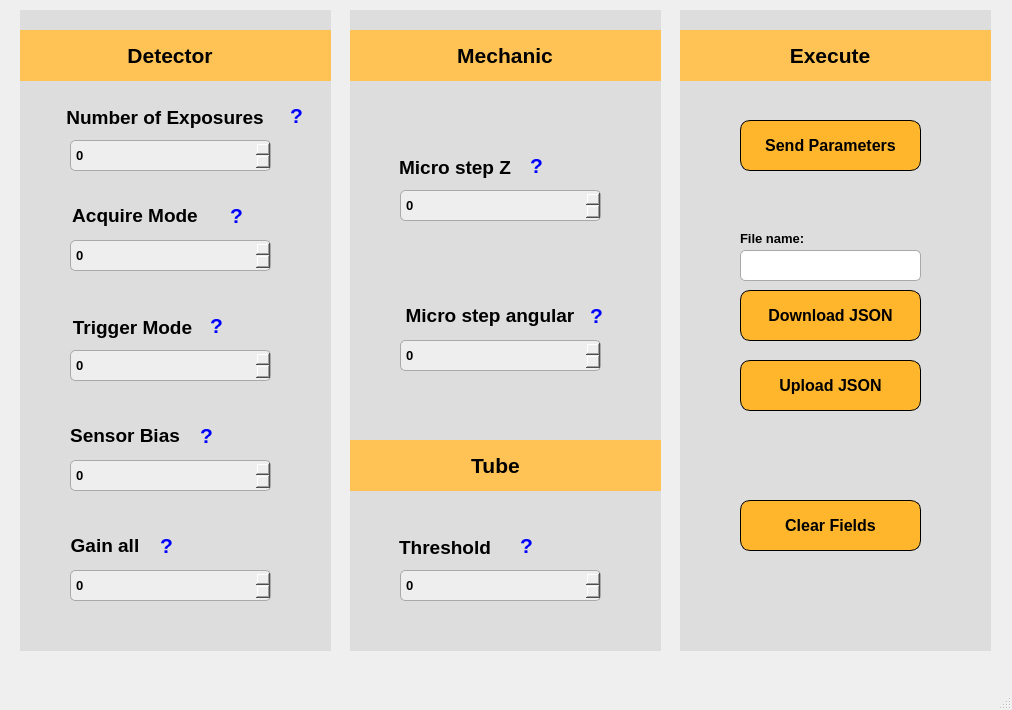
<?xml version="1.0" encoding="UTF-8"?>
<ui version="4.0">
 <class>MainWindow</class>
 <widget class="QMainWindow" name="MainWindow">
  <property name="geometry">
   <rect>
    <x>0</x>
    <y>0</y>
    <width>1012</width>
    <height>710</height>
   </rect>
  </property>
  <property name="windowTitle">
   <string>advanced_settings</string>
  </property>
  <widget class="QWidget" name="centralwidget">
   <widget class="QWidget" name="background3" native="true">
    <property name="geometry">
     <rect>
      <x>680</x>
      <y>10</y>
      <width>311</width>
      <height>641</height>
     </rect>
    </property>
    <property name="styleSheet">
     <string notr="true">background-color: rgb(221, 221, 221)</string>
    </property>
    <widget class="QWidget" name="execute_background" native="true">
     <property name="geometry">
      <rect>
       <x>0</x>
       <y>20</y>
       <width>311</width>
       <height>51</height>
      </rect>
     </property>
     <property name="layoutDirection">
      <enum>Qt::LeftToRight</enum>
     </property>
     <property name="autoFillBackground">
      <bool>false</bool>
     </property>
     <property name="styleSheet">
      <string notr="true">QWidget {
    background-color: #ffc355; /* cor de fundo amarela */
    /*border-radius: 10px;*/

}
</string>
     </property>
     <widget class="QLabel" name="execute_label">
      <property name="geometry">
       <rect>
        <x>100</x>
        <y>10</y>
        <width>100</width>
        <height>30</height>
       </rect>
      </property>
      <property name="minimumSize">
       <size>
        <width>100</width>
        <height>0</height>
       </size>
      </property>
      <property name="font">
       <font>
        <family>Segoe UI</family>
        <pointsize>16</pointsize>
        <weight>75</weight>
        <bold>true</bold>
       </font>
      </property>
      <property name="layoutDirection">
       <enum>Qt::LeftToRight</enum>
      </property>
      <property name="styleSheet">
       <string notr="true">QLabel {
    border: none;
}
</string>
      </property>
      <property name="text">
       <string>Execute</string>
      </property>
      <property name="alignment">
       <set>Qt::AlignCenter</set>
      </property>
      <property name="wordWrap">
       <bool>false</bool>
      </property>
     </widget>
    </widget>
    <widget class="QPushButton" name="send_parameters">
     <property name="geometry">
      <rect>
       <x>60</x>
       <y>110</y>
       <width>181</width>
       <height>51</height>
      </rect>
     </property>
     <property name="font">
      <font>
       <family>Segoe UI</family>
       <pointsize>12</pointsize>
       <weight>75</weight>
       <bold>true</bold>
      </font>
     </property>
     <property name="styleSheet">
      <string notr="true">QWidget {
    background-color: #FFB62D; /* cor de fundo amarela */
    border-radius: 10px; /* bordas arredondadas */
    border: 1px solid black; /* borda sólida preta */
}
</string>
     </property>
     <property name="text">
      <string>Send Parameters</string>
     </property>
    </widget>
    <widget class="QPushButton" name="download_json">
     <property name="geometry">
      <rect>
       <x>60</x>
       <y>280</y>
       <width>181</width>
       <height>51</height>
      </rect>
     </property>
     <property name="font">
      <font>
       <family>Segoe UI</family>
       <pointsize>12</pointsize>
       <weight>75</weight>
       <bold>true</bold>
      </font>
     </property>
     <property name="styleSheet">
      <string notr="true">QWidget {
    background-color: #FFB62D; /* cor de fundo amarela */
    border-radius: 10px; /* bordas arredondadas */
    border: 1px solid black; /* borda sólida preta */
}
</string>
     </property>
     <property name="text">
      <string>Download JSON</string>
     </property>
    </widget>
    <widget class="QPushButton" name="upload_json">
     <property name="geometry">
      <rect>
       <x>60</x>
       <y>350</y>
       <width>181</width>
       <height>51</height>
      </rect>
     </property>
     <property name="font">
      <font>
       <family>Segoe UI</family>
       <pointsize>12</pointsize>
       <weight>75</weight>
       <bold>true</bold>
      </font>
     </property>
     <property name="styleSheet">
      <string notr="true">QWidget {
    background-color: #FFB62D; /* cor de fundo amarela */
    border-radius: 10px; /* bordas arredondadas */
    border: 1px solid black; /* borda sólida preta */
}
</string>
     </property>
     <property name="text">
      <string>Upload JSON</string>
     </property>
    </widget>
    <widget class="QPushButton" name="clear_fields">
     <property name="geometry">
      <rect>
       <x>60</x>
       <y>490</y>
       <width>181</width>
       <height>51</height>
      </rect>
     </property>
     <property name="font">
      <font>
       <family>Segoe UI</family>
       <pointsize>12</pointsize>
       <weight>75</weight>
       <bold>true</bold>
      </font>
     </property>
     <property name="styleSheet">
      <string notr="true">QWidget {
    background-color: #FFB62D; /* cor de fundo amarela */
    border-radius: 10px; /* bordas arredondadas */
    border: 1px solid black; /* borda sólida preta */
}
</string>
     </property>
     <property name="text">
      <string>Clear Fields</string>
     </property>
    </widget>
    <widget class="QLabel" name="file_name">
     <property name="geometry">
      <rect>
       <x>60</x>
       <y>220</y>
       <width>90</width>
       <height>16</height>
      </rect>
     </property>
     <property name="minimumSize">
      <size>
       <width>90</width>
       <height>0</height>
      </size>
     </property>
     <property name="font">
      <font>
       <family>Segoe UI</family>
       <pointsize>10</pointsize>
       <weight>75</weight>
       <bold>true</bold>
      </font>
     </property>
     <property name="text">
      <string>File name:</string>
     </property>
    </widget>
    <widget class="QLineEdit" name="file_name_input">
     <property name="geometry">
      <rect>
       <x>60</x>
       <y>240</y>
       <width>181</width>
       <height>31</height>
      </rect>
     </property>
     <property name="styleSheet">
      <string notr="true">QLineEdit {
    background-color: white; /* Define o fundo como branco */
    border: 1px solid #a9a9a9; /* Define uma borda sólida com cor cinza */
    border-radius: 5px; /* Cantos arredondados com raio de 5px */
    padding: 1px 3px; /* Espaçamento interno para o texto não tocar a borda */
}
</string>
     </property>
    </widget>
   </widget>
   <widget class="QWidget" name="background1" native="true">
    <property name="geometry">
     <rect>
      <x>20</x>
      <y>10</y>
      <width>311</width>
      <height>641</height>
     </rect>
    </property>
    <property name="font">
     <font>
      <family>Segoe UI</family>
      <weight>75</weight>
      <bold>true</bold>
     </font>
    </property>
    <property name="styleSheet">
     <string notr="true">background-color: rgb(221, 221, 221)</string>
    </property>
    <widget class="QWidget" name="detector_background" native="true">
     <property name="geometry">
      <rect>
       <x>0</x>
       <y>20</y>
       <width>311</width>
       <height>51</height>
      </rect>
     </property>
     <property name="layoutDirection">
      <enum>Qt::LeftToRight</enum>
     </property>
     <property name="autoFillBackground">
      <bool>false</bool>
     </property>
     <property name="styleSheet">
      <string notr="true">QWidget {
    background-color: #ffc355; /* cor de fundo amarela */
    /*border-radius: 10px;*/

}
</string>
     </property>
     <widget class="QLabel" name="detector_label">
      <property name="geometry">
       <rect>
        <x>90</x>
        <y>10</y>
        <width>120</width>
        <height>30</height>
       </rect>
      </property>
      <property name="minimumSize">
       <size>
        <width>120</width>
        <height>0</height>
       </size>
      </property>
      <property name="font">
       <font>
        <family>Segoe UI</family>
        <pointsize>16</pointsize>
        <weight>75</weight>
        <bold>true</bold>
       </font>
      </property>
      <property name="layoutDirection">
       <enum>Qt::LeftToRight</enum>
      </property>
      <property name="styleSheet">
       <string notr="true">QLabel {
    border: none;
}
</string>
      </property>
      <property name="text">
       <string>Detector</string>
      </property>
      <property name="alignment">
       <set>Qt::AlignCenter</set>
      </property>
      <property name="wordWrap">
       <bool>false</bool>
      </property>
     </widget>
    </widget>
    <widget class="QLabel" name="number_of_exposures">
     <property name="geometry">
      <rect>
       <x>30</x>
       <y>90</y>
       <width>230</width>
       <height>35</height>
      </rect>
     </property>
     <property name="minimumSize">
      <size>
       <width>230</width>
       <height>35</height>
      </size>
     </property>
     <property name="font">
      <font>
       <family>Segoe UI</family>
       <pointsize>14</pointsize>
       <weight>75</weight>
       <bold>true</bold>
      </font>
     </property>
     <property name="layoutDirection">
      <enum>Qt::LeftToRight</enum>
     </property>
     <property name="styleSheet">
      <string notr="true">QLabel {
    border: none;
}
</string>
     </property>
     <property name="text">
      <string>Number of Exposures</string>
     </property>
     <property name="alignment">
      <set>Qt::AlignCenter</set>
     </property>
     <property name="wordWrap">
      <bool>false</bool>
     </property>
    </widget>
    <widget class="QLabel" name="acquire_mode">
     <property name="geometry">
      <rect>
       <x>40</x>
       <y>190</y>
       <width>150</width>
       <height>30</height>
      </rect>
     </property>
     <property name="minimumSize">
      <size>
       <width>150</width>
       <height>30</height>
      </size>
     </property>
     <property name="font">
      <font>
       <family>Segoe UI</family>
       <pointsize>14</pointsize>
       <weight>75</weight>
       <bold>true</bold>
      </font>
     </property>
     <property name="layoutDirection">
      <enum>Qt::LeftToRight</enum>
     </property>
     <property name="styleSheet">
      <string notr="true">QLabel {
    border: none;
}
</string>
     </property>
     <property name="text">
      <string>Acquire Mode</string>
     </property>
     <property name="alignment">
      <set>Qt::AlignCenter</set>
     </property>
     <property name="wordWrap">
      <bool>false</bool>
     </property>
    </widget>
    <widget class="QLabel" name="trigger_mode">
     <property name="geometry">
      <rect>
       <x>40</x>
       <y>300</y>
       <width>145</width>
       <height>35</height>
      </rect>
     </property>
     <property name="minimumSize">
      <size>
       <width>145</width>
       <height>35</height>
      </size>
     </property>
     <property name="font">
      <font>
       <family>Segoe UI</family>
       <pointsize>14</pointsize>
       <weight>75</weight>
       <bold>true</bold>
      </font>
     </property>
     <property name="layoutDirection">
      <enum>Qt::LeftToRight</enum>
     </property>
     <property name="styleSheet">
      <string notr="true">QLabel {
    border: none;
}
</string>
     </property>
     <property name="text">
      <string>Trigger Mode</string>
     </property>
     <property name="alignment">
      <set>Qt::AlignCenter</set>
     </property>
     <property name="wordWrap">
      <bool>false</bool>
     </property>
    </widget>
    <widget class="QLabel" name="sensor_bias">
     <property name="geometry">
      <rect>
       <x>40</x>
       <y>410</y>
       <width>130</width>
       <height>30</height>
      </rect>
     </property>
     <property name="minimumSize">
      <size>
       <width>130</width>
       <height>30</height>
      </size>
     </property>
     <property name="font">
      <font>
       <family>Segoe UI</family>
       <pointsize>14</pointsize>
       <weight>75</weight>
       <bold>true</bold>
      </font>
     </property>
     <property name="layoutDirection">
      <enum>Qt::LeftToRight</enum>
     </property>
     <property name="styleSheet">
      <string notr="true">QLabel {
    border: none;
}
</string>
     </property>
     <property name="text">
      <string>Sensor Bias</string>
     </property>
     <property name="alignment">
      <set>Qt::AlignCenter</set>
     </property>
     <property name="wordWrap">
      <bool>false</bool>
     </property>
    </widget>
    <widget class="QSpinBox" name="input_box1">
     <property name="geometry">
      <rect>
       <x>50</x>
       <y>130</y>
       <width>201</width>
       <height>31</height>
      </rect>
     </property>
     <property name="font">
      <font>
       <family>Segoe UI</family>
       <pointsize>10</pointsize>
       <weight>75</weight>
       <bold>true</bold>
      </font>
     </property>
     <property name="styleSheet">
      <string notr="true">QSpinBox {
    background-color: rgb(238, 238, 238);
    border: 1px solid #a9a9a9;
    border-radius: 5px; 
    padding: 1px 3px; 
}


</string>
     </property>
     <property name="minimum">
      <number>-999999999</number>
     </property>
     <property name="maximum">
      <number>999999999</number>
     </property>
    </widget>
    <widget class="QSpinBox" name="input_box2">
     <property name="geometry">
      <rect>
       <x>50</x>
       <y>230</y>
       <width>201</width>
       <height>31</height>
      </rect>
     </property>
     <property name="font">
      <font>
       <family>Segoe UI</family>
       <pointsize>10</pointsize>
       <weight>75</weight>
       <bold>true</bold>
      </font>
     </property>
     <property name="styleSheet">
      <string notr="true">QSpinBox {
    background-color: rgb(238, 238, 238);
    border: 1px solid #a9a9a9;
    border-radius: 5px; 
    padding: 1px 3px; 
}


</string>
     </property>
     <property name="minimum">
      <number>-999999999</number>
     </property>
     <property name="maximum">
      <number>999999999</number>
     </property>
    </widget>
    <widget class="QSpinBox" name="input_box3">
     <property name="geometry">
      <rect>
       <x>50</x>
       <y>340</y>
       <width>201</width>
       <height>31</height>
      </rect>
     </property>
     <property name="font">
      <font>
       <family>Segoe UI</family>
       <pointsize>10</pointsize>
       <weight>75</weight>
       <bold>true</bold>
      </font>
     </property>
     <property name="styleSheet">
      <string notr="true">QSpinBox {
    background-color: rgb(238, 238, 238);
    border: 1px solid #a9a9a9;
    border-radius: 5px; 
    padding: 1px 3px; 
}


</string>
     </property>
     <property name="minimum">
      <number>-999999999</number>
     </property>
     <property name="maximum">
      <number>999999999</number>
     </property>
    </widget>
    <widget class="QSpinBox" name="input_box4">
     <property name="geometry">
      <rect>
       <x>50</x>
       <y>450</y>
       <width>201</width>
       <height>31</height>
      </rect>
     </property>
     <property name="font">
      <font>
       <family>Segoe UI</family>
       <pointsize>10</pointsize>
       <weight>75</weight>
       <bold>true</bold>
      </font>
     </property>
     <property name="styleSheet">
      <string notr="true">QSpinBox {
    background-color: rgb(238, 238, 238);
    border: 1px solid #a9a9a9;
    border-radius: 5px; 
    padding: 1px 3px; 
}


</string>
     </property>
     <property name="minimum">
      <number>-999999999</number>
     </property>
     <property name="maximum">
      <number>999999999</number>
     </property>
    </widget>
    <widget class="QSpinBox" name="input_box5">
     <property name="geometry">
      <rect>
       <x>50</x>
       <y>560</y>
       <width>201</width>
       <height>31</height>
      </rect>
     </property>
     <property name="font">
      <font>
       <family>Segoe UI</family>
       <pointsize>10</pointsize>
       <weight>75</weight>
       <bold>true</bold>
      </font>
     </property>
     <property name="styleSheet">
      <string notr="true">QSpinBox {
    background-color: rgb(238, 238, 238);
    border: 1px solid #a9a9a9;
    border-radius: 5px; 
    padding: 1px 3px; 
}


</string>
     </property>
     <property name="minimum">
      <number>-999999999</number>
     </property>
     <property name="maximum">
      <number>999999999</number>
     </property>
    </widget>
    <widget class="QLabel" name="gain_all">
     <property name="geometry">
      <rect>
       <x>40</x>
       <y>520</y>
       <width>90</width>
       <height>30</height>
      </rect>
     </property>
     <property name="minimumSize">
      <size>
       <width>90</width>
       <height>30</height>
      </size>
     </property>
     <property name="font">
      <font>
       <family>Segoe UI</family>
       <pointsize>14</pointsize>
       <weight>75</weight>
       <bold>true</bold>
      </font>
     </property>
     <property name="layoutDirection">
      <enum>Qt::LeftToRight</enum>
     </property>
     <property name="styleSheet">
      <string notr="true">QLabel {
    border: none;
}
</string>
     </property>
     <property name="text">
      <string>Gain all</string>
     </property>
     <property name="alignment">
      <set>Qt::AlignCenter</set>
     </property>
     <property name="wordWrap">
      <bool>false</bool>
     </property>
    </widget>
    <widget class="QLabel" name="label_gain_all">
     <property name="geometry">
      <rect>
       <x>140</x>
       <y>520</y>
       <width>16</width>
       <height>31</height>
      </rect>
     </property>
     <property name="font">
      <font>
       <family>Segoe UI</family>
       <pointsize>16</pointsize>
       <weight>75</weight>
       <bold>true</bold>
      </font>
     </property>
     <property name="styleSheet">
      <string notr="true">  color: blue; </string>
     </property>
     <property name="text">
      <string>?</string>
     </property>
    </widget>
    <widget class="QLabel" name="label_sensor_bias">
     <property name="geometry">
      <rect>
       <x>180</x>
       <y>410</y>
       <width>16</width>
       <height>31</height>
      </rect>
     </property>
     <property name="font">
      <font>
       <family>Segoe UI</family>
       <pointsize>16</pointsize>
       <weight>75</weight>
       <bold>true</bold>
      </font>
     </property>
     <property name="styleSheet">
      <string notr="true">  color: blue; </string>
     </property>
     <property name="text">
      <string>?</string>
     </property>
    </widget>
    <widget class="QLabel" name="label_trigger_mode">
     <property name="geometry">
      <rect>
       <x>190</x>
       <y>300</y>
       <width>16</width>
       <height>31</height>
      </rect>
     </property>
     <property name="font">
      <font>
       <family>Segoe UI</family>
       <pointsize>16</pointsize>
       <weight>75</weight>
       <bold>true</bold>
      </font>
     </property>
     <property name="styleSheet">
      <string notr="true">  color: blue; </string>
     </property>
     <property name="text">
      <string>?</string>
     </property>
    </widget>
    <widget class="QLabel" name="label_acquire_mode">
     <property name="geometry">
      <rect>
       <x>210</x>
       <y>190</y>
       <width>21</width>
       <height>30</height>
      </rect>
     </property>
     <property name="font">
      <font>
       <family>Segoe UI</family>
       <pointsize>16</pointsize>
       <weight>75</weight>
       <bold>true</bold>
      </font>
     </property>
     <property name="styleSheet">
      <string notr="true">  color: blue; </string>
     </property>
     <property name="text">
      <string>?</string>
     </property>
    </widget>
    <widget class="QLabel" name="label_number_of_exposures">
     <property name="geometry">
      <rect>
       <x>270</x>
       <y>90</y>
       <width>16</width>
       <height>31</height>
      </rect>
     </property>
     <property name="font">
      <font>
       <family>Segoe UI</family>
       <pointsize>16</pointsize>
       <weight>75</weight>
       <bold>true</bold>
      </font>
     </property>
     <property name="styleSheet">
      <string notr="true">  color: blue; </string>
     </property>
     <property name="text">
      <string>?</string>
     </property>
    </widget>
   </widget>
   <widget class="QWidget" name="background2" native="true">
    <property name="geometry">
     <rect>
      <x>350</x>
      <y>10</y>
      <width>311</width>
      <height>641</height>
     </rect>
    </property>
    <property name="styleSheet">
     <string notr="true">background-color: rgb(221, 221, 221)</string>
    </property>
    <widget class="QWidget" name="mechanic_background" native="true">
     <property name="geometry">
      <rect>
       <x>0</x>
       <y>20</y>
       <width>311</width>
       <height>51</height>
      </rect>
     </property>
     <property name="layoutDirection">
      <enum>Qt::LeftToRight</enum>
     </property>
     <property name="autoFillBackground">
      <bool>false</bool>
     </property>
     <property name="styleSheet">
      <string notr="true">QWidget {
    background-color: #ffc355; /* cor de fundo amarela */
    /*border-radius: 10px;*/

}
</string>
     </property>
     <widget class="QLabel" name="mechanic_label">
      <property name="geometry">
       <rect>
        <x>90</x>
        <y>10</y>
        <width>130</width>
        <height>30</height>
       </rect>
      </property>
      <property name="minimumSize">
       <size>
        <width>130</width>
        <height>0</height>
       </size>
      </property>
      <property name="font">
       <font>
        <family>Segoe UI</family>
        <pointsize>16</pointsize>
        <weight>75</weight>
        <bold>true</bold>
       </font>
      </property>
      <property name="layoutDirection">
       <enum>Qt::LeftToRight</enum>
      </property>
      <property name="styleSheet">
       <string notr="true">QLabel {
    border: none;
}
</string>
      </property>
      <property name="text">
       <string>Mechanic</string>
      </property>
      <property name="alignment">
       <set>Qt::AlignCenter</set>
      </property>
      <property name="wordWrap">
       <bool>false</bool>
      </property>
     </widget>
    </widget>
    <widget class="QWidget" name="tube_background" native="true">
     <property name="geometry">
      <rect>
       <x>0</x>
       <y>430</y>
       <width>311</width>
       <height>51</height>
      </rect>
     </property>
     <property name="layoutDirection">
      <enum>Qt::LeftToRight</enum>
     </property>
     <property name="autoFillBackground">
      <bool>false</bool>
     </property>
     <property name="styleSheet">
      <string notr="true">QWidget {
    background-color: #ffc355; /* cor de fundo amarela */
    /*border-radius: 10px;*/

}
</string>
     </property>
     <widget class="QLabel" name="tube_label">
      <property name="geometry">
       <rect>
        <x>100</x>
        <y>10</y>
        <width>91</width>
        <height>30</height>
       </rect>
      </property>
      <property name="font">
       <font>
        <family>Segoe UI</family>
        <pointsize>16</pointsize>
        <weight>75</weight>
        <bold>true</bold>
       </font>
      </property>
      <property name="layoutDirection">
       <enum>Qt::LeftToRight</enum>
      </property>
      <property name="styleSheet">
       <string notr="true">QLabel {
    border: none;
}
</string>
      </property>
      <property name="text">
       <string>Tube</string>
      </property>
      <property name="alignment">
       <set>Qt::AlignCenter</set>
      </property>
      <property name="wordWrap">
       <bool>false</bool>
      </property>
     </widget>
    </widget>
    <widget class="QSpinBox" name="input_box6">
     <property name="geometry">
      <rect>
       <x>50</x>
       <y>180</y>
       <width>201</width>
       <height>31</height>
      </rect>
     </property>
     <property name="font">
      <font>
       <family>Segoe UI</family>
       <pointsize>10</pointsize>
       <weight>75</weight>
       <bold>true</bold>
      </font>
     </property>
     <property name="styleSheet">
      <string notr="true">QSpinBox {
    background-color: rgb(238, 238, 238);
    border: 1px solid #a9a9a9;
    border-radius: 5px; 
    padding: 1px 3px; 
}


</string>
     </property>
     <property name="minimum">
      <number>-999999999</number>
     </property>
     <property name="maximum">
      <number>999999999</number>
     </property>
    </widget>
    <widget class="QLabel" name="micro_step_z">
     <property name="geometry">
      <rect>
       <x>40</x>
       <y>140</y>
       <width>130</width>
       <height>35</height>
      </rect>
     </property>
     <property name="minimumSize">
      <size>
       <width>130</width>
       <height>35</height>
      </size>
     </property>
     <property name="font">
      <font>
       <family>Segoe UI</family>
       <pointsize>14</pointsize>
       <weight>75</weight>
       <bold>true</bold>
      </font>
     </property>
     <property name="layoutDirection">
      <enum>Qt::LeftToRight</enum>
     </property>
     <property name="styleSheet">
      <string notr="true">QLabel {
    border: none;
}
</string>
     </property>
     <property name="text">
      <string>Micro step Z</string>
     </property>
     <property name="alignment">
      <set>Qt::AlignCenter</set>
     </property>
     <property name="wordWrap">
      <bool>false</bool>
     </property>
    </widget>
    <widget class="QLabel" name="micro_step_angular">
     <property name="geometry">
      <rect>
       <x>40</x>
       <y>290</y>
       <width>200</width>
       <height>30</height>
      </rect>
     </property>
     <property name="minimumSize">
      <size>
       <width>200</width>
       <height>30</height>
      </size>
     </property>
     <property name="font">
      <font>
       <family>Segoe UI</family>
       <pointsize>14</pointsize>
       <weight>75</weight>
       <bold>true</bold>
      </font>
     </property>
     <property name="layoutDirection">
      <enum>Qt::LeftToRight</enum>
     </property>
     <property name="styleSheet">
      <string notr="true">QLabel {
    border: none;
}
</string>
     </property>
     <property name="text">
      <string>Micro step angular</string>
     </property>
     <property name="alignment">
      <set>Qt::AlignCenter</set>
     </property>
     <property name="wordWrap">
      <bool>false</bool>
     </property>
    </widget>
    <widget class="QSpinBox" name="input_box7">
     <property name="geometry">
      <rect>
       <x>50</x>
       <y>330</y>
       <width>201</width>
       <height>31</height>
      </rect>
     </property>
     <property name="font">
      <font>
       <family>Segoe UI</family>
       <pointsize>10</pointsize>
       <weight>75</weight>
       <bold>true</bold>
      </font>
     </property>
     <property name="styleSheet">
      <string notr="true">QSpinBox {
    background-color: rgb(238, 238, 238);
    border: 1px solid #a9a9a9;
    border-radius: 5px; 
    padding: 1px 3px; 
}


</string>
     </property>
     <property name="minimum">
      <number>-999999999</number>
     </property>
     <property name="maximum">
      <number>999999999</number>
     </property>
    </widget>
    <widget class="QLabel" name="threshold">
     <property name="geometry">
      <rect>
       <x>40</x>
       <y>520</y>
       <width>110</width>
       <height>35</height>
      </rect>
     </property>
     <property name="minimumSize">
      <size>
       <width>110</width>
       <height>35</height>
      </size>
     </property>
     <property name="font">
      <font>
       <family>Segoe UI</family>
       <pointsize>14</pointsize>
       <weight>75</weight>
       <bold>true</bold>
      </font>
     </property>
     <property name="layoutDirection">
      <enum>Qt::LeftToRight</enum>
     </property>
     <property name="styleSheet">
      <string notr="true">QLabel {
    border: none;
}
</string>
     </property>
     <property name="text">
      <string>Threshold</string>
     </property>
     <property name="alignment">
      <set>Qt::AlignCenter</set>
     </property>
     <property name="wordWrap">
      <bool>false</bool>
     </property>
    </widget>
    <widget class="QSpinBox" name="input_box8">
     <property name="geometry">
      <rect>
       <x>50</x>
       <y>560</y>
       <width>201</width>
       <height>31</height>
      </rect>
     </property>
     <property name="font">
      <font>
       <family>Segoe UI</family>
       <pointsize>10</pointsize>
       <weight>75</weight>
       <bold>true</bold>
      </font>
     </property>
     <property name="styleSheet">
      <string notr="true">QSpinBox {
    background-color: rgb(238, 238, 238);
    border: 1px solid #a9a9a9;
    border-radius: 5px; 
    padding: 1px 3px; 
}


</string>
     </property>
     <property name="minimum">
      <number>-999999999</number>
     </property>
     <property name="maximum">
      <number>999999999</number>
     </property>
    </widget>
    <widget class="QLabel" name="label_micro_step_z">
     <property name="geometry">
      <rect>
       <x>180</x>
       <y>140</y>
       <width>16</width>
       <height>31</height>
      </rect>
     </property>
     <property name="font">
      <font>
       <family>Segoe UI</family>
       <pointsize>16</pointsize>
       <weight>75</weight>
       <bold>true</bold>
      </font>
     </property>
     <property name="styleSheet">
      <string notr="true">  color: blue; </string>
     </property>
     <property name="text">
      <string>?</string>
     </property>
    </widget>
    <widget class="QLabel" name="label__micro_step_angular">
     <property name="geometry">
      <rect>
       <x>240</x>
       <y>290</y>
       <width>20</width>
       <height>31</height>
      </rect>
     </property>
     <property name="font">
      <font>
       <family>Segoe UI</family>
       <pointsize>16</pointsize>
       <weight>75</weight>
       <bold>true</bold>
      </font>
     </property>
     <property name="styleSheet">
      <string notr="true">  color: blue; </string>
     </property>
     <property name="text">
      <string>?</string>
     </property>
    </widget>
    <widget class="QLabel" name="label_threshold">
     <property name="geometry">
      <rect>
       <x>170</x>
       <y>520</y>
       <width>16</width>
       <height>31</height>
      </rect>
     </property>
     <property name="font">
      <font>
       <family>Segoe UI</family>
       <pointsize>16</pointsize>
       <weight>75</weight>
       <bold>true</bold>
      </font>
     </property>
     <property name="styleSheet">
      <string notr="true">  color: blue; </string>
     </property>
     <property name="text">
      <string>?</string>
     </property>
    </widget>
   </widget>
  </widget>
  <widget class="QMenuBar" name="menubar">
   <property name="geometry">
    <rect>
     <x>0</x>
     <y>0</y>
     <width>1012</width>
     <height>21</height>
    </rect>
   </property>
  </widget>
  <widget class="QStatusBar" name="statusbar"/>
 </widget>
 <resources/>
 <connections/>
</ui>
